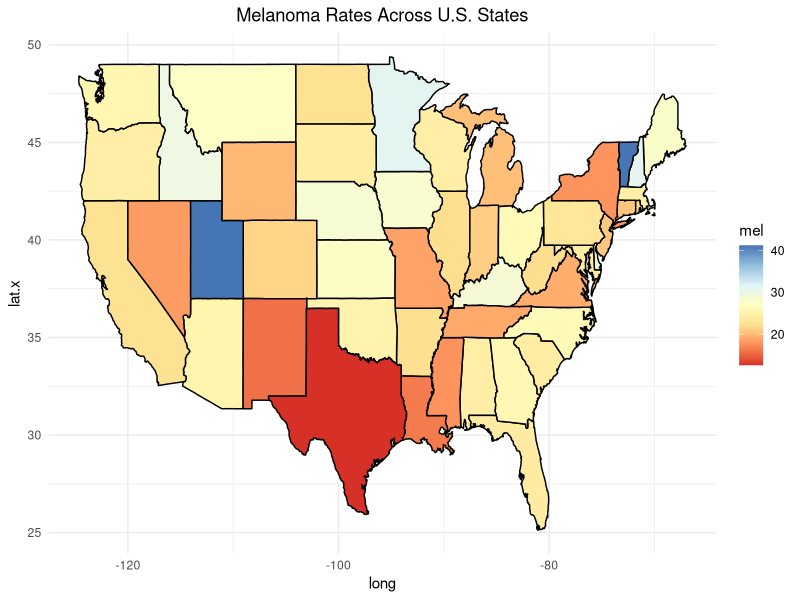
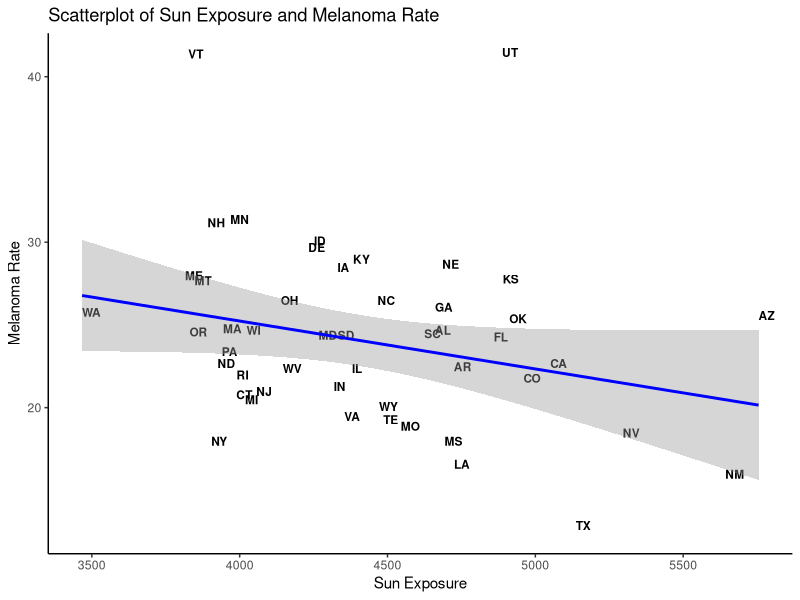
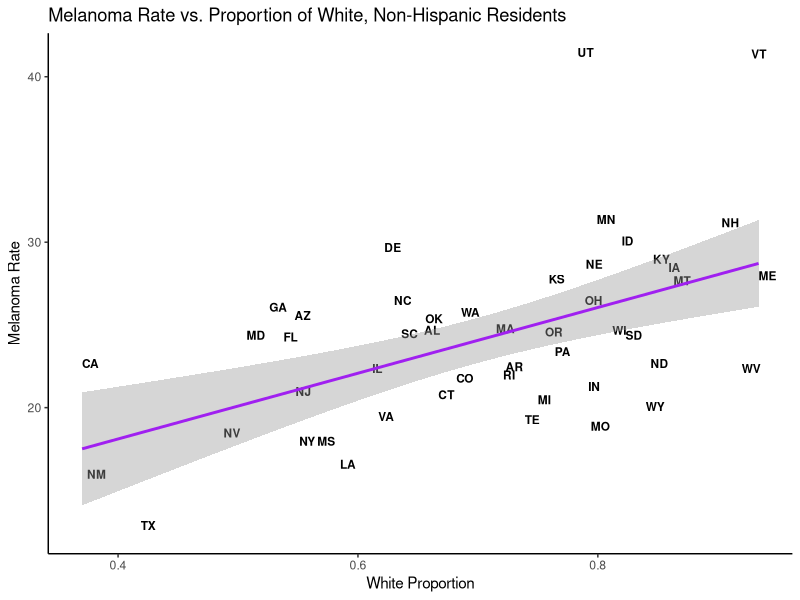
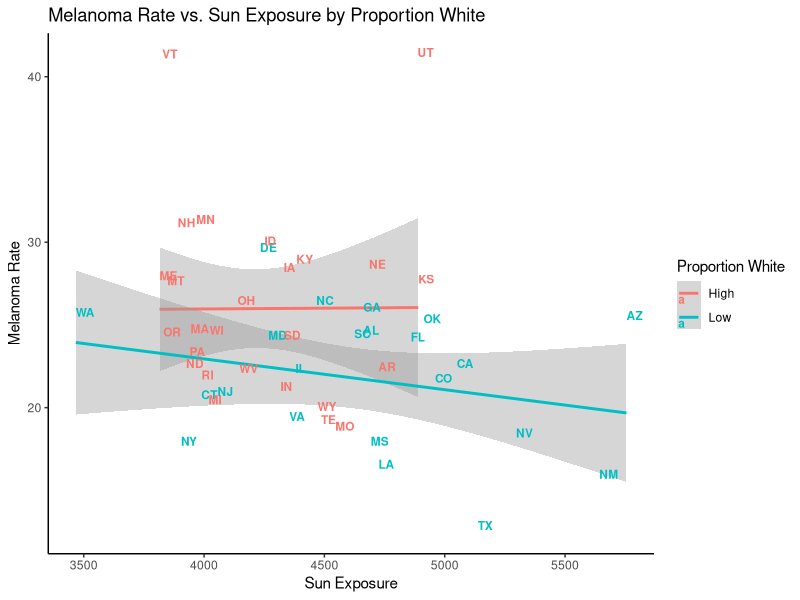

These figures' R source, in order:
## ---- chunk 1

install.packages("ggplot2")

library(ggplot2)

library(tidyverse)
## ---- chunk 2
library(readxl)
Melanoma = read_excel("Melanoma.xlsx")

# Note, your data file should be saved in the same folder as your RMarkdown. 
# Also match the name of the data reference above with the name of the data file. For example, it might save as Melanoma.xlsx, or Melanoma_1_.xlsx or something else.
## ---- chunk 3
install.packages("maps")
library(maps)
## ---- chunk 4
MainStates = map_data("state")
## ---- chunk 5
names(MainStates)[names(MainStates) == "region"] = "Name"
## ---- chunk 6
Melanoma_Map <- inner_join(MainStates, Melanoma, by = "Name")
## ---- chunk 7
ggplot(data = Melanoma_Map, aes(x = long, y = lat.x, group = group, fill = mel)) +
  geom_polygon(color = "black") +
  scale_fill_distiller(palette = "RdYlBu", direction = 1) +
  theme_minimal() + 
  ggtitle("Melanoma Rates Across U.S. States") +
  theme(plot.title = element_text(hjust = 0.5))

## ---- chunk 8
ggplot(data = Melanoma, aes(x = sun, y = mel)) +
  geom_text(aes(label = abb), hjust = 0, vjust = 0, size = 3, fontface = 2) +
  geom_smooth(method = "lm", se = TRUE, color = "blue") +
  theme_classic() +
  ggtitle("Scatterplot of Sun Exposure and Melanoma Rate") +
  xlab("Sun Exposure") +
  ylab("Melanoma Rate")
## ---- chunk 9
model <- lm(mel ~ sun, data = Melanoma)
summary(model)
## ---- chunk 10
model_temperature <- lm(mel ~ temp, data = Melanoma)
model_age <- lm(mel ~ age, data = Melanoma)
model_proportion_white <- lm(mel ~ white, data = Melanoma)

summary(model_temperature)
summary(model_age)
summary(model_proportion_white)
## ---- chunk 11
ggplot(Melanoma, aes(x = white, y = mel)) +
  geom_text(aes(label = abb), hjust = 0, vjust = 0, size = 3, fontface = 2) +
  geom_smooth(method = "lm", se = TRUE, color = "purple") + 
  labs(
    title = "Melanoma Rate vs. Proportion of White, Non-Hispanic Residents",
    x = "White Proportion",
    y = "Melanoma Rate"
  ) +
  theme_classic()
## ---- chunk 12
Melanoma$white_binary <- ifelse(Melanoma$white > 0.7, "High", "Low")
## ---- chunk 13
ggplot(Melanoma, aes(x = sun, y = mel, color = white_binary)) +
  geom_smooth(method = "lm", aes(group = white_binary)) +
  geom_text(aes(label = abb), hjust = 0, vjust = 0, size = 3, fontface = 2) +
  labs(
    title = "Melanoma Rate vs. Sun Exposure by Proportion White",
    x = "Sun Exposure",
    y = "Melanoma Rate",
    color = "Proportion White"
  ) +
  theme_classic()
## ---- chunk 14
model_interaction <- lm(mel ~ sun * white_binary, data = Melanoma)
summary(model_interaction)
## ---- chunk 15
additive_model <- lm(mel ~ sun + white_binary, data = Melanoma)
summary(additive_model)
